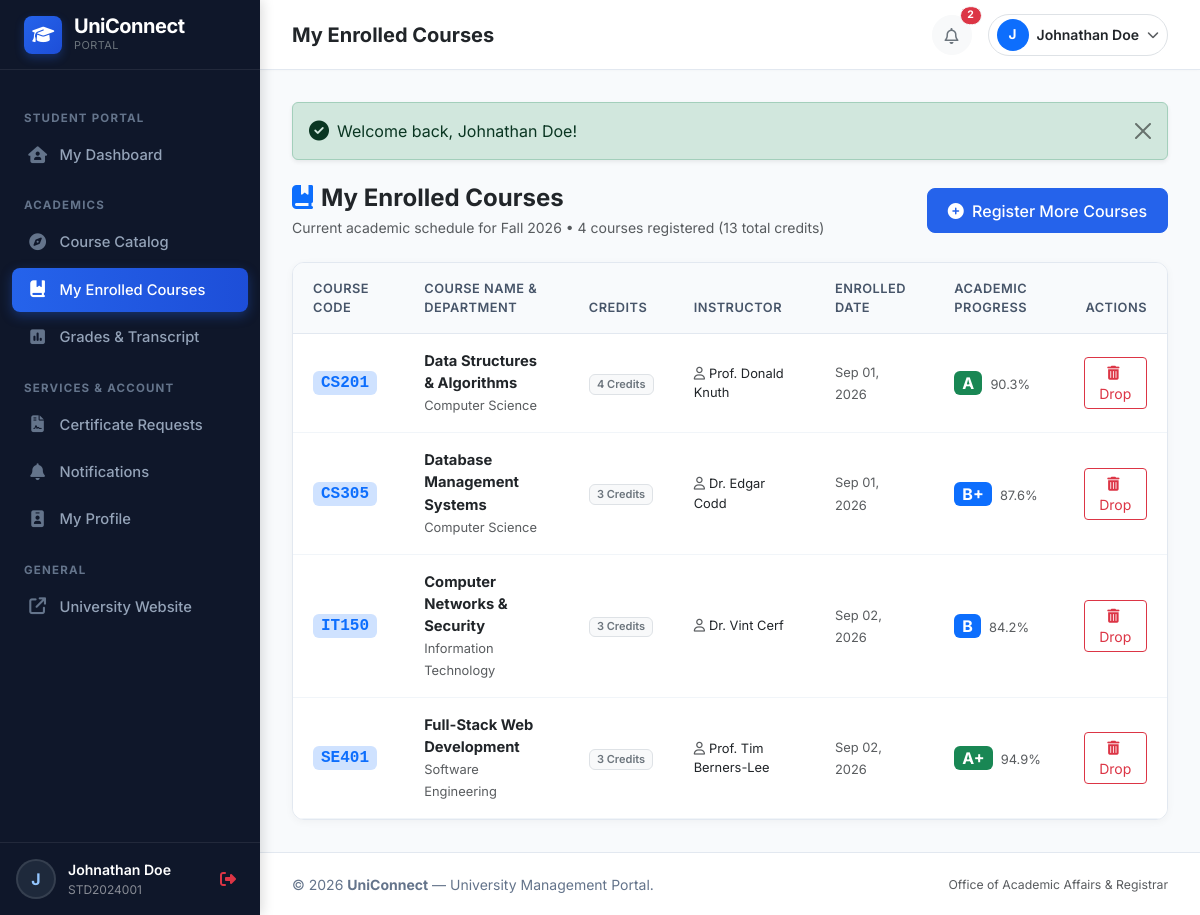
The app's page /student/my-courses.php (signed in) with its own data.
### tables this page shows
CREATE TABLE `courses` (
  `id` INT AUTO_INCREMENT PRIMARY KEY,
  `course_code` VARCHAR(30) NOT NULL UNIQUE,
  `course_name` VARCHAR(150) NOT NULL,
  `department` VARCHAR(100) NOT NULL,
  `credits` INT NOT NULL DEFAULT 3,
  `semester` VARCHAR(50) NOT NULL DEFAULT 'Fall 2026',
  `instructor_name` VARCHAR(100) NOT NULL,
  `description` TEXT DEFAULT NULL,
  `max_capacity` INT NOT NULL DEFAULT 40,
  `status` ENUM('active', 'inactive') NOT NULL DEFAULT 'active',
  `created_at` TIMESTAMP DEFAULT CURRENT_TIMESTAMP
);

CREATE TABLE `enrollments` (
  `id` INT AUTO_INCREMENT PRIMARY KEY,
  `student_id` INT NOT NULL,
  `course_id` INT NOT NULL,
  `enrollment_date` DATE NOT NULL,
  `academic_year` VARCHAR(50) NOT NULL DEFAULT '2026-2027',
  `semester` VARCHAR(50) NOT NULL DEFAULT 'Fall 2026',
  `status` ENUM('enrolled', 'completed', 'dropped') NOT NULL DEFAULT 'enrolled',
  `created_at` TIMESTAMP DEFAULT CURRENT_TIMESTAMP,
  UNIQUE KEY `unique_student_course_semester` (`student_id`, `course_id`, `semester`),
  CONSTRAINT `fk_enrollments_student` FOREIGN KEY (`student_id`) REFERENCES `students` (`id`) ON DELETE CASCADE,
  CONSTRAINT `fk_enrollments_course` FOREIGN KEY (`course_id`) REFERENCES `courses` (`id`) ON DELETE CASCADE
);

CREATE TABLE `grades` (
  `id` INT AUTO_INCREMENT PRIMARY KEY,
  `enrollment_id` INT NOT NULL UNIQUE,
  `assignment_score` DECIMAL(5,2) DEFAULT 0.00,
  `midterm_score` DECIMAL(5,2) DEFAULT 0.00,
  `final_score` DECIMAL(5,2) DEFAULT 0.00,
  `total_score` DECIMAL(5,2) DEFAULT 0.00,
  `letter_grade` VARCHAR(5) DEFAULT 'F',
  `grade_point` DECIMAL(3,2) DEFAULT 0.00,
  `remarks` VARCHAR(255) DEFAULT NULL,
  `graded_by` INT DEFAULT NULL,
  `graded_at` TIMESTAMP DEFAULT CURRENT_TIMESTAMP ON UPDATE CURRENT_TIMESTAMP,
  CONSTRAINT `fk_grades_enrollment` FOREIGN KEY (`enrollment_id`) REFERENCES `enrollments` (`id`) ON DELETE CASCADE,
  CONSTRAINT `fk_grades_user` FOREIGN KEY (`graded_by`) REFERENCES `users` (`id`) ON DELETE SET NULL
);

### includes/auth.php (called while the page is built, shortened)
<?php
function is_logged_in() {
    return isset($_SESSION['user_id']) && !empty($_SESSION['user_id']);
}
function current_user() {
    return [
        'id'          => $_SESSION['user_id'],
        'name'        => $_SESSION['user_name'] ?? 'User',
        'email'       => $_SESSION['user_email'] ?? '',
        'role'        => $_SESSION['user_role'] ?? 'guest',
        'student_id'  => $_SESSION['student_code'] ?? null,
        'student_pk'  => $_SESSION['student_pk'] ?? null,
        'department'  => $_SESSION['student_dept'] ?? null,
    ];
}

### student/my-courses.php (the view, shortened to what this page needs)
<?php
$pageTitle = 'My Enrolled Courses';
$pdo = get_db_connection();
$user = current_user();
$stmtStudent = $pdo->prepare("SELECT id, department, semester FROM students WHERE user_id = ? LIMIT 1");
$stmtStudent->execute([$user['id']]);
$student = $stmtStudent->fetch();
$studentId = $student['id'];
$stmtEnrolled = $pdo->prepare("
    SELECT e.id AS enrollment_id, e.enrollment_date, e.semester, e.status AS enrollment_status,
           c.id AS course_id, c.course_code, c.course_name, c.department, c.credits, c.instructor_name, c.description,
           g.letter_grade, g.total_score, g.grade_point
    FROM enrollments e
    JOIN courses c ON e.course_id = c.id
    LEFT JOIN grades g ON e.id = g.enrollment_id
    WHERE e.student_id = ? AND e.status = 'enrolled'
    ORDER BY c.course_code ASC
");
$stmtEnrolled->execute([$studentId]);
$courses = $stmtEnrolled->fetchAll();
$totalCredits = 0;
foreach ($courses as $c) {
    $totalCredits += (int)$c['credits'];
}
require_once __DIR__ . '/../includes/header.php';
?>
<div class="d-flex flex-column flex-md-row justify-content-between align-items-md-center gap-3 mb-4">
    <div>
        <h4 class="fw-bold mb-1 text-dark"><i class="fa-solid fa-book-bookmark text-primary me-2"></i>My Enrolled Courses</h4>
        <p class="text-muted small mb-0">Current academic schedule for <?= DEFAULT_SEMESTER ?> &bull; <?= count($courses) ?> courses registered (<?= $totalCredits ?> total credits)</p>
    </div>
    <div>
        <a href="<?= BASE_URL ?>student/courses.php" class="btn btn-primary">
            <i class="fa-solid fa-plus-circle me-1"></i> Register More Courses
        </a>
    </div>
</div>
<?php if (empty($courses)): ?>
    <div class="card-academic text-center py-5">
        <i class="fa-solid fa-calendar-xmark text-muted fs-1 mb-3"></i>
        <h5>No active enrollments for this semester</h5>
        <p class="text-muted small">You have not registered for any courses in <?= DEFAULT_SEMESTER ?>.</p>
        <div>
            <a href="<?= BASE_URL ?>student/courses.php" class="btn btn-primary">
                <i class="fa-solid fa-compass me-1"></i> Go to Course Catalog
            </a>
        </div>
    </div>
<?php else: ?>
    <div class="card-academic">
        <div class="table-responsive">
            <table class="table table-academic mb-0">
                <thead>
                    <tr>
                        <th>Course Code</th>
                        <th>Course Name & Department</th>
                        <th>Credits</th>
                        <th>Instructor</th>
                        <th>Enrolled Date</th>
                        <th>Academic Progress</th>
                        <th class="text-end">Actions</th>
                    </tr>
                </thead>
                <tbody>
                    <?php foreach ($courses as $c): ?>
                        <tr>
                            <td>
                                <span class="badge bg-primary-subtle text-primary fw-bold font-monospace px-2 py-1 fs-6">
                                    <?= e($c['course_code']) ?>
                                </span>
                            </td>
                            <td>
                                <div class="fw-bold text-dark"><?= e($c['course_name']) ?></div>
                                <small class="text-muted"><?= e($c['department']) ?></small>
                            </td>
                            <td>
                                <span class="badge bg-light text-secondary border fw-semibold"><?= (int)$c['credits'] ?> Credits</span>
                            </td>
                            <td>
                                <div class="small text-dark"><i class="fa-regular fa-user text-muted me-1"></i><?= e($c['instructor_name']) ?></div>
                            </td>
                            <td>
                                <small class="text-muted"><?= format_date($c['enrollment_date']) ?></small>
                            </td>
                            <td>
                                <?php if (!empty($c['letter_grade']) && (float)$c['total_score'] > 0): ?>
                                    <?= grade_badge($c['letter_grade']) ?>
                                    <small class="text-muted ms-1"><?= number_format((float)$c['total_score'], 1) ?>%</small>
                                <?php else: ?>
                                    <span class="badge bg-secondary-subtle text-secondary">In Progress</span>
                                <?php endif; ?>
                            </td>
                            <td class="text-end">
                                <form method="POST" action="" class="d-inline">
                                    <button type="submit" class="btn btn-sm btn-outline-danger" data-confirm="Are you sure you want to drop <?= e($c['course_code']) ?>? This action cannot be undone.">
                                        <i class="fa-solid fa-trash-can me-1"></i> Drop
                                    </button>
                                </form>
                            </td>
                        </tr>
                    <?php endforeach; ?>
                </tbody>
            </table>
        </div>
    </div>
<?php endif; ?>
<?php require_once __DIR__ . '/../includes/footer.php'; ?>

### includes/header.php (shortened to what this page needs)
<?php
$user = current_user();
$pdo = get_db_connection();
$unreadCount = get_unread_notifications_count($pdo, $user['id']);
?>
<!DOCTYPE html>
<html lang="en">
<head>
    <link href="https://cdn.jsdelivr.net/npm/bootstrap@5.3.3/dist/css/bootstrap.min.css" rel="stylesheet">
    <link rel="stylesheet" href="https://cdnjs.cloudflare.com/ajax/libs/font-awesome/6.5.1/css/all.min.css">
    <link rel="stylesheet" href="<?= BASE_URL ?>assets/css/style.css">
</head>
<body>
<div class="portal-wrapper">
    <?php require_once __DIR__ . '/sidebar.php'; ?>
    <div class="portal-main">
        <header class="portal-topbar">
            <div class="topbar-left">
                <div class="d-none d-md-block">
                    <h5 class="mb-0 fw-bold text-dark"><?= isset($pageTitle) ? e($pageTitle) : 'Portal' ?></h5>
                </div>
            </div>
            <div class="d-flex align-items-center gap-3">
                <div class="dropdown">
                    <button class="btn btn-light rounded-circle position-relative p-2" type="button" id="notifDropdown" data-bs-toggle="dropdown" aria-expanded="false" style="width: 40px; height: 40px;">
                        <i class="fa-regular fa-bell text-secondary"></i>
                        <?php if ($unreadCount > 0): ?>
                            <span class="position-absolute top-0 start-100 translate-middle badge rounded-pill bg-danger border border-light" style="font-size: 0.65rem;">
                                <?= $unreadCount ?>
                            </span>
                        <?php endif; ?>
                    </button>
                </div>
                <div class="dropdown">
                    <button class="btn btn-outline-light border text-dark d-flex align-items-center gap-2 py-1 px-2 rounded-pill" type="button" id="userMenuDropdown" data-bs-toggle="dropdown" aria-expanded="false">
                        <div class="rounded-circle bg-primary text-white d-flex align-items-center justify-content-center fw-bold" style="width: 32px; height: 32px; font-size: 0.85rem;">
                            <?= strtoupper(substr($user['name'], 0, 1)) ?>
                        </div>
                        <span class="d-none d-sm-inline fw-semibold small"><?= e($user['name']) ?></span>
                        <i class="fa-solid fa-chevron-down text-muted" style="font-size: 0.75rem;"></i>
                    </button>
                </div>
            </div>
        </header>
        <main class="portal-content">
            <?php require_once __DIR__ . '/alerts.php'; ?>

### includes/functions.php (shortened to what this page needs)
<?php
function e($string) {
    return htmlspecialchars((string)$string, ENT_QUOTES, 'UTF-8');
}
function get_unread_notifications_count($pdo, $user_id) {
    try {
        $stmt = $pdo->prepare("SELECT COUNT(*) FROM notifications WHERE user_id = ? AND is_read = 0");
        $stmt->execute([$user_id]);
        return (int)$stmt->fetchColumn();
    } catch (Exception $e) {
        return 0;
    }
}
function grade_badge($letter) {
    $letter = strtoupper(trim($letter));
    if (strpos($letter, 'A') !== false) {
        return '<span class="badge bg-success px-2 py-1 fs-6">' . $letter . '</span>';
    } elseif (strpos($letter, 'B') !== false) {
        return '<span class="badge bg-primary px-2 py-1 fs-6">' . $letter . '</span>';
    } elseif (strpos($letter, 'C') !== false) {
        return '<span class="badge bg-info text-dark px-2 py-1 fs-6">' . $letter . '</span>';
    } elseif (strpos($letter, 'D') !== false) {
        return '<span class="badge bg-warning text-dark px-2 py-1 fs-6">' . $letter . '</span>';
    } else {
        return '<span class="badge bg-danger px-2 py-1 fs-6">' . $letter . '</span>';
    }
}
function format_date($datetime, $format = 'M d, Y') {
    return date($format, strtotime($datetime));
}

### assets/css/style.css (style rules this page uses)
:root { --primary-color: #0f4c81; --primary-hover: #0c3d67; --primary-dark: #0a2540; --accent-color: #2563eb; --accent-light: #eff6ff; --secondary-color: #475569; --success-color: #10b981; --warning-color: #f59e0b; --danger-color: #ef4444; --bg-light: #f8fafc; --card-border: #e2e8f0; --text-dark: #1e293b; --text-muted: #64748b; --sidebar-width: 260px; --sidebar-bg: #0f172a; --sidebar-hover: #1e293b; --sidebar-active: #2563eb; }
body { font-family: 'Inter', -apple-system, BlinkMacSystemFont, "Segoe UI", Roboto, "Helvetica Neue", Arial, sans-serif; background-color: var(--bg-light); color: var(--text-dark); min-height: 100vh; }
.portal-wrapper { display: flex; min-height: 100vh; width: 100%; }
.portal-main { flex-grow: 1; margin-left: var(--sidebar-width); display: flex; flex-direction: column; min-height: 100vh; transition: all 0.3s ease-in-out; }
.portal-topbar { height: 70px; background-color: #ffffff; border-bottom: 1px solid var(--card-border); padding: 0 2rem; display: flex; align-items: center; justify-content: space-between; position: sticky; top: 0; z-index: 1020; box-shadow: 0 1px 3px rgba(0, 0, 0, 0.02); }
.topbar-left { display: flex; align-items: center; gap: 15px; }
.portal-content { flex-grow: 1; padding: 2rem; }
.card-academic { background: #ffffff; border: 1px solid var(--card-border); border-radius: 12px; box-shadow: 0 2px 8px rgba(0, 0, 0, 0.04); transition: transform 0.2s ease, box-shadow 0.2s ease; overflow: hidden; }
.table-academic { margin-bottom: 0; }
.table-academic th { background-color: #f8fafc; color: #475569; font-size: 0.8rem; font-weight: 600; text-transform: uppercase; letter-spacing: 0.5px; padding: 1rem 1.25rem; border-bottom: 1px solid var(--card-border); }
.table-academic td { padding: 1rem 1.25rem; vertical-align: middle; font-size: 0.92rem; border-bottom: 1px solid #f1f5f9; }
.btn-primary { background-color: var(--accent-color); border-color: var(--accent-color); border-radius: 8px; padding: 0.6rem 1.25rem; font-weight: 500; }

### records on screen
courses: id "2"
enrollments: course.course_code "CS201", course.course_name "Data Structures & Algorithms", course.department "Computer Science", course.credits "4", course.instructor_name "Prof. Donald Knuth", enrollment_date "Sep 01, 2026", grades.letter_grade "A", grades.total_score "90.3"
enrollments: course.course_code "CS305", course.course_name "Database Management Systems", course.department "Computer Science", course.credits "3", course.instructor_name "Dr. Edgar Codd", enrollment_date "Sep 01, 2026", grades.letter_grade "B+", grades.total_score "87.6"
enrollments: course.course_code "IT150", course.course_name "Computer Networks & Security", course.department "Information Technology", course.credits "3", course.instructor_name "Dr. Vint Cerf", enrollment_date "Sep 02, 2026", grades.letter_grade "B", grades.total_score "84.2"
enrollments: course.course_code "SE401", course.course_name "Full-Stack Web Development", course.department "Software Engineering", course.credits "3", course.instructor_name "Prof. Tim Berners-Lee", enrollment_date "Sep 02, 2026", grades.letter_grade "A+", grades.total_score "94.9"

### other values on screen
substr($currentUser['name'] ?? 'U', 0, 1) "J"
$currentUser['name'] "Johnathan Doe"
$currentUser['student_id'] "STD2024001"
$pageTitle "My Enrolled Courses"
substr($user['name'], 0, 1) "J"
$user['name'] "Johnathan Doe"
$flash['message'] "Welcome back, Johnathan Doe!"
DEFAULT_SEMESTER "Fall 2026"
count($courses) "4"
$totalCredits "13"
APP_NAME "UniConnect"
